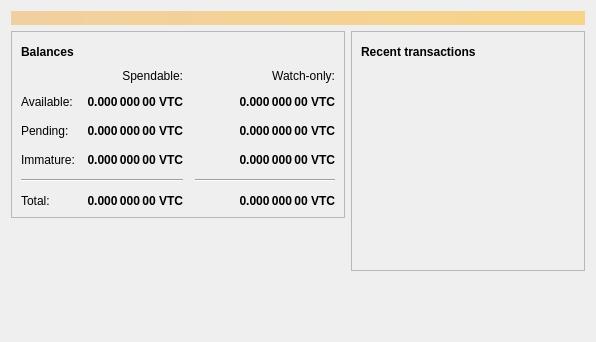
<?xml version="1.0" encoding="UTF-8"?>
<ui version="4.0">
 <class>OverviewPage</class>
 <widget class="QWidget" name="OverviewPage">
  <property name="geometry">
   <rect>
    <x>0</x>
    <y>0</y>
    <width>596</width>
    <height>342</height>
   </rect>
  </property>
  <property name="windowTitle">
   <string>Form</string>
  </property>
  <layout class="QVBoxLayout" name="topLayout">
   <item>
    <widget class="QLabel" name="labelAlerts">
     <property name="visible">
      <bool>false</bool>
     </property>
     <property name="styleSheet">
      <string notr="true">QLabel { background-color: qlineargradient(x1: 0, y1: 0, x2: 1, y2: 0, stop:0 #F0D0A0, stop:1 #F8D488); color:#000000; }</string>
     </property>
     <property name="wordWrap">
      <bool>true</bool>
     </property>
     <property name="margin">
      <number>3</number>
     </property>
     <property name="textInteractionFlags">
      <set>Qt::TextSelectableByMouse</set>
     </property>
    </widget>
   </item>
   <item>
    <layout class="QHBoxLayout" name="horizontalLayout" stretch="1,1">
     <item>
      <layout class="QVBoxLayout" name="verticalLayout_2">
       <item>
        <widget class="QFrame" name="frame">
         <property name="frameShape">
          <enum>QFrame::StyledPanel</enum>
         </property>
         <property name="frameShadow">
          <enum>QFrame::Raised</enum>
         </property>
         <layout class="QVBoxLayout" name="verticalLayout_4">
          <item>
           <layout class="QHBoxLayout" name="horizontalLayout_4">
            <item>
             <widget class="QLabel" name="label_5">
              <property name="font">
               <font>
                <weight>75</weight>
                <bold>true</bold>
               </font>
              </property>
              <property name="text">
               <string>Balances</string>
              </property>
             </widget>
            </item>
            <item>
             <widget class="QPushButton" name="labelWalletStatus">
              <property name="enabled">
               <bool>true</bool>
              </property>
              <property name="maximumSize">
               <size>
                <width>30</width>
                <height>16777215</height>
               </size>
              </property>
              <property name="toolTip">
               <string>The displayed information may be out of date. Your wallet automatically synchronizes with the Vitalcoin network after a connection is established, but this process has not completed yet.</string>
              </property>
              <property name="text">
               <string/>
              </property>
              <property name="icon">
               <iconset resource="../vitalcoin.qrc">
                <normaloff>:/icons/warning</normaloff>
                <disabledoff>:/icons/warning</disabledoff>:/icons/warning</iconset>
              </property>
              <property name="iconSize">
               <size>
                <width>24</width>
                <height>24</height>
               </size>
              </property>
              <property name="flat">
               <bool>true</bool>
              </property>
             </widget>
            </item>
            <item>
             <spacer name="horizontalSpacer_3">
              <property name="orientation">
               <enum>Qt::Horizontal</enum>
              </property>
              <property name="sizeHint" stdset="0">
               <size>
                <width>40</width>
                <height>20</height>
               </size>
              </property>
             </spacer>
            </item>
           </layout>
          </item>
          <item>
           <layout class="QGridLayout" name="gridLayout">
            <property name="spacing">
             <number>12</number>
            </property>
            <item row="2" column="2">
             <widget class="QLabel" name="labelWatchPending">
              <property name="font">
               <font>
                <weight>75</weight>
                <bold>true</bold>
               </font>
              </property>
              <property name="cursor">
               <cursorShape>IBeamCursor</cursorShape>
              </property>
              <property name="toolTip">
               <string>Unconfirmed transactions to watch-only addresses</string>
              </property>
              <property name="text">
               <string notr="true">0.000 000 00 VTC</string>
              </property>
              <property name="alignment">
               <set>Qt::AlignRight|Qt::AlignTrailing|Qt::AlignVCenter</set>
              </property>
              <property name="textInteractionFlags">
               <set>Qt::LinksAccessibleByMouse|Qt::TextSelectableByKeyboard|Qt::TextSelectableByMouse</set>
              </property>
             </widget>
            </item>
            <item row="2" column="1">
             <widget class="QLabel" name="labelUnconfirmed">
              <property name="font">
               <font>
                <weight>75</weight>
                <bold>true</bold>
               </font>
              </property>
              <property name="cursor">
               <cursorShape>IBeamCursor</cursorShape>
              </property>
              <property name="toolTip">
               <string>Total of transactions that have yet to be confirmed, and do not yet count toward the spendable balance</string>
              </property>
              <property name="text">
               <string notr="true">0.000 000 00 VTC</string>
              </property>
              <property name="alignment">
               <set>Qt::AlignRight|Qt::AlignTrailing|Qt::AlignVCenter</set>
              </property>
              <property name="textInteractionFlags">
               <set>Qt::LinksAccessibleByMouse|Qt::TextSelectableByKeyboard|Qt::TextSelectableByMouse</set>
              </property>
             </widget>
            </item>
            <item row="3" column="2">
             <widget class="QLabel" name="labelWatchImmature">
              <property name="font">
               <font>
                <weight>75</weight>
                <bold>true</bold>
               </font>
              </property>
              <property name="cursor">
               <cursorShape>IBeamCursor</cursorShape>
              </property>
              <property name="toolTip">
               <string>Mined balance in watch-only addresses that has not yet matured</string>
              </property>
              <property name="text">
               <string notr="true">0.000 000 00 VTC</string>
              </property>
              <property name="alignment">
               <set>Qt::AlignRight|Qt::AlignTrailing|Qt::AlignVCenter</set>
              </property>
              <property name="textInteractionFlags">
               <set>Qt::LinksAccessibleByMouse|Qt::TextSelectableByKeyboard|Qt::TextSelectableByMouse</set>
              </property>
             </widget>
            </item>
            <item row="4" column="0" colspan="2">
             <widget class="Line" name="line">
              <property name="orientation">
               <enum>Qt::Horizontal</enum>
              </property>
             </widget>
            </item>
            <item row="4" column="2">
             <widget class="Line" name="lineWatchBalance">
              <property name="sizePolicy">
               <sizepolicy hsizetype="Preferred" vsizetype="Fixed">
                <horstretch>0</horstretch>
                <verstretch>0</verstretch>
               </sizepolicy>
              </property>
              <property name="minimumSize">
               <size>
                <width>140</width>
                <height>0</height>
               </size>
              </property>
              <property name="orientation">
               <enum>Qt::Horizontal</enum>
              </property>
             </widget>
            </item>
            <item row="5" column="0">
             <widget class="QLabel" name="labelTotalText">
              <property name="text">
               <string>Total:</string>
              </property>
             </widget>
            </item>
            <item row="3" column="1">
             <widget class="QLabel" name="labelImmature">
              <property name="font">
               <font>
                <weight>75</weight>
                <bold>true</bold>
               </font>
              </property>
              <property name="cursor">
               <cursorShape>IBeamCursor</cursorShape>
              </property>
              <property name="toolTip">
               <string>Mined balance that has not yet matured</string>
              </property>
              <property name="text">
               <string notr="true">0.000 000 00 VTC</string>
              </property>
              <property name="alignment">
               <set>Qt::AlignRight|Qt::AlignTrailing|Qt::AlignVCenter</set>
              </property>
              <property name="textInteractionFlags">
               <set>Qt::LinksAccessibleByMouse|Qt::TextSelectableByKeyboard|Qt::TextSelectableByMouse</set>
              </property>
             </widget>
            </item>
            <item row="2" column="3">
             <spacer name="horizontalSpacer_2">
              <property name="orientation">
               <enum>Qt::Horizontal</enum>
              </property>
              <property name="sizeHint" stdset="0">
               <size>
                <width>40</width>
                <height>20</height>
               </size>
              </property>
             </spacer>
            </item>
            <item row="3" column="0">
             <widget class="QLabel" name="labelImmatureText">
              <property name="text">
               <string>Immature:</string>
              </property>
             </widget>
            </item>
            <item row="5" column="1">
             <widget class="QLabel" name="labelTotal">
              <property name="font">
               <font>
                <weight>75</weight>
                <bold>true</bold>
               </font>
              </property>
              <property name="cursor">
               <cursorShape>IBeamCursor</cursorShape>
              </property>
              <property name="toolTip">
               <string>Your current total balance</string>
              </property>
              <property name="text">
               <string notr="true">0.000 000 00 VTC</string>
              </property>
              <property name="alignment">
               <set>Qt::AlignRight|Qt::AlignTrailing|Qt::AlignVCenter</set>
              </property>
              <property name="textInteractionFlags">
               <set>Qt::LinksAccessibleByMouse|Qt::TextSelectableByKeyboard|Qt::TextSelectableByMouse</set>
              </property>
             </widget>
            </item>
            <item row="5" column="2">
             <widget class="QLabel" name="labelWatchTotal">
              <property name="font">
               <font>
                <weight>75</weight>
                <bold>true</bold>
               </font>
              </property>
              <property name="cursor">
               <cursorShape>IBeamCursor</cursorShape>
              </property>
              <property name="toolTip">
               <string>Current total balance in watch-only addresses</string>
              </property>
              <property name="text">
               <string notr="true">0.000 000 00 VTC</string>
              </property>
              <property name="alignment">
               <set>Qt::AlignRight|Qt::AlignTrailing|Qt::AlignVCenter</set>
              </property>
              <property name="textInteractionFlags">
               <set>Qt::LinksAccessibleByMouse|Qt::TextSelectableByKeyboard|Qt::TextSelectableByMouse</set>
              </property>
             </widget>
            </item>
            <item row="0" column="2">
             <widget class="QLabel" name="labelWatchonly">
              <property name="text">
               <string>Watch-only:</string>
              </property>
              <property name="alignment">
               <set>Qt::AlignRight|Qt::AlignTrailing|Qt::AlignVCenter</set>
              </property>
             </widget>
            </item>
            <item row="1" column="0">
             <widget class="QLabel" name="labelBalanceText">
              <property name="text">
               <string>Available:</string>
              </property>
             </widget>
            </item>
            <item row="1" column="1">
             <widget class="QLabel" name="labelBalance">
              <property name="font">
               <font>
                <weight>75</weight>
                <bold>true</bold>
               </font>
              </property>
              <property name="cursor">
               <cursorShape>IBeamCursor</cursorShape>
              </property>
              <property name="toolTip">
               <string>Your current spendable balance</string>
              </property>
              <property name="text">
               <string notr="true">0.000 000 00 VTC</string>
              </property>
              <property name="alignment">
               <set>Qt::AlignRight|Qt::AlignTrailing|Qt::AlignVCenter</set>
              </property>
              <property name="textInteractionFlags">
               <set>Qt::LinksAccessibleByMouse|Qt::TextSelectableByKeyboard|Qt::TextSelectableByMouse</set>
              </property>
             </widget>
            </item>
            <item row="1" column="2">
             <widget class="QLabel" name="labelWatchAvailable">
              <property name="font">
               <font>
                <weight>75</weight>
                <bold>true</bold>
               </font>
              </property>
              <property name="cursor">
               <cursorShape>IBeamCursor</cursorShape>
              </property>
              <property name="toolTip">
               <string>Your current balance in watch-only addresses</string>
              </property>
              <property name="text">
               <string notr="true">0.000 000 00 VTC</string>
              </property>
              <property name="alignment">
               <set>Qt::AlignRight|Qt::AlignTrailing|Qt::AlignVCenter</set>
              </property>
              <property name="textInteractionFlags">
               <set>Qt::LinksAccessibleByMouse|Qt::TextSelectableByKeyboard|Qt::TextSelectableByMouse</set>
              </property>
             </widget>
            </item>
            <item row="2" column="0">
             <widget class="QLabel" name="labelPendingText">
              <property name="text">
               <string>Pending:</string>
              </property>
             </widget>
            </item>
            <item row="0" column="1">
             <widget class="QLabel" name="labelSpendable">
              <property name="text">
               <string>Spendable:</string>
              </property>
              <property name="alignment">
               <set>Qt::AlignRight|Qt::AlignTrailing|Qt::AlignVCenter</set>
              </property>
             </widget>
            </item>
           </layout>
          </item>
         </layout>
        </widget>
       </item>
       <item>
        <spacer name="verticalSpacer">
         <property name="orientation">
          <enum>Qt::Vertical</enum>
         </property>
         <property name="sizeHint" stdset="0">
          <size>
           <width>20</width>
           <height>40</height>
          </size>
         </property>
        </spacer>
       </item>
      </layout>
     </item>
     <item>
      <layout class="QVBoxLayout" name="verticalLayout_3">
       <item>
        <widget class="QFrame" name="frame_2">
         <property name="frameShape">
          <enum>QFrame::StyledPanel</enum>
         </property>
         <property name="frameShadow">
          <enum>QFrame::Raised</enum>
         </property>
         <layout class="QVBoxLayout" name="verticalLayout">
          <item>
           <layout class="QHBoxLayout" name="horizontalLayout_2">
            <item>
             <widget class="QLabel" name="label_4">
              <property name="font">
               <font>
                <weight>75</weight>
                <bold>true</bold>
               </font>
              </property>
              <property name="text">
               <string>Recent transactions</string>
              </property>
             </widget>
            </item>
            <item>
             <widget class="QPushButton" name="labelTransactionsStatus">
              <property name="enabled">
               <bool>true</bool>
              </property>
              <property name="maximumSize">
               <size>
                <width>30</width>
                <height>16777215</height>
               </size>
              </property>
              <property name="toolTip">
               <string>The displayed information may be out of date. Your wallet automatically synchronizes with the Vitalcoin network after a connection is established, but this process has not completed yet.</string>
              </property>
              <property name="text">
               <string/>
              </property>
              <property name="icon">
               <iconset resource="../vitalcoin.qrc">
                <normaloff>:/icons/warning</normaloff>
                <disabledoff>:/icons/warning</disabledoff>:/icons/warning</iconset>
              </property>
              <property name="iconSize">
               <size>
                <width>24</width>
                <height>24</height>
               </size>
              </property>
              <property name="flat">
               <bool>true</bool>
              </property>
             </widget>
            </item>
            <item>
             <spacer name="horizontalSpacer">
              <property name="orientation">
               <enum>Qt::Horizontal</enum>
              </property>
              <property name="sizeHint" stdset="0">
               <size>
                <width>40</width>
                <height>20</height>
               </size>
              </property>
             </spacer>
            </item>
           </layout>
          </item>
          <item>
           <widget class="QListView" name="listTransactions">
            <property name="styleSheet">
             <string notr="true">QListView { background: transparent; }</string>
            </property>
            <property name="frameShape">
             <enum>QFrame::NoFrame</enum>
            </property>
            <property name="verticalScrollBarPolicy">
             <enum>Qt::ScrollBarAlwaysOff</enum>
            </property>
            <property name="horizontalScrollBarPolicy">
             <enum>Qt::ScrollBarAlwaysOff</enum>
            </property>
            <property name="selectionMode">
             <enum>QAbstractItemView::NoSelection</enum>
            </property>
           </widget>
          </item>
         </layout>
        </widget>
       </item>
       <item>
        <spacer name="verticalSpacer_2">
         <property name="orientation">
          <enum>Qt::Vertical</enum>
         </property>
         <property name="sizeHint" stdset="0">
          <size>
           <width>20</width>
           <height>40</height>
          </size>
         </property>
        </spacer>
       </item>
      </layout>
     </item>
    </layout>
   </item>
  </layout>
 </widget>
 <resources/>
 <connections/>
</ui>
